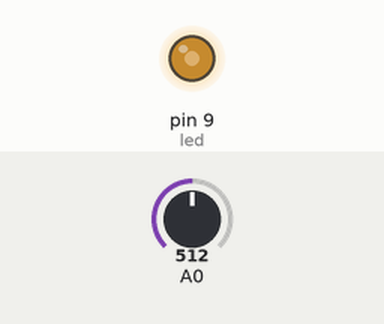
Simulated run of this sketch. Board: Arduino Uno, built with avr-gcc and run on an emulated ATmega328P. Parts: output pins drawn as LEDs (lit = HIGH). The inputs (shaded band) are chosen by the test bench; at power-on: A0 = 512.

Above: at 1.2 s.
1.3 s: A0 set to 716
At 1.9 s:
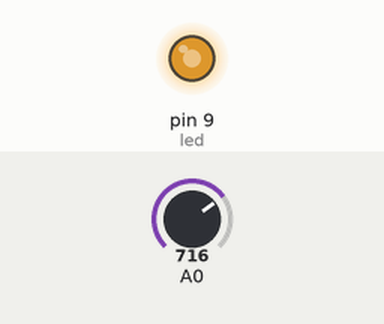
2.8 s: A0 set to 900
At 4.0 s:
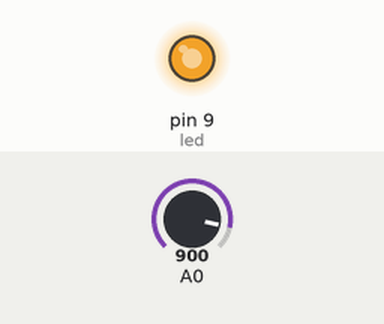
4.3 s: A0 set to 122
At 5.3 s:
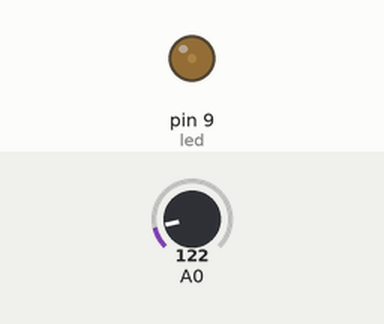
5.8 s: A0 set to 0
At 6.7 s:
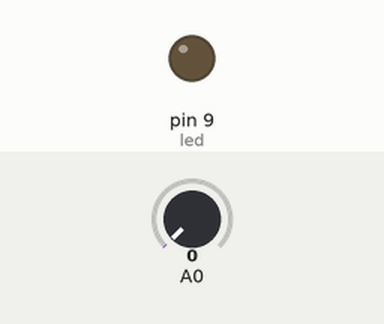
Timing chart, 0 to 8.3 s (numbered marks = the images above; inputs shaded):
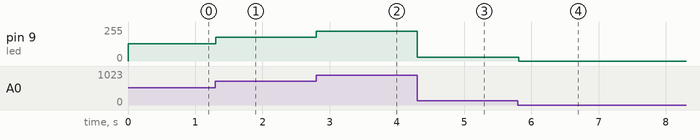

Measured:
- after the input at 1.3 s, pin 9 (led): 128/255 → 179/255 at once
- after the input at 2.8 s, pin 9 (led): 179/255 → 225/255 at once
- after the input at 4.3 s, pin 9 (led): 225/255 → 30/255 at once
- after the input at 5.8 s, pin 9 (led): 30/255 → 0/255 at once

The sketch:

ldr.ino
```cpp
const int led = 9;

int val = 0;

void setup()
{
  pinMode(led, OUTPUT); // Set pin 9 as led output
}
void loop()
{
  val = analogRead(A0); // Read from Analog pin
  analogWrite(led, val/4); // Reduce brightness by four times on each iteration of the loop
  delay(10);
}
```
